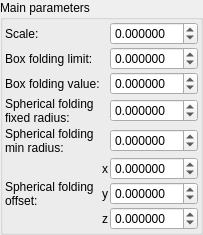
    <widget class="QGroupBox" name="groupBox">
     <property name="title">
      <string>Main parameters</string>
     </property>
     <layout class="QVBoxLayout" name="verticalLayout_2" stretch="0">
      <property name="spacing">
       <number>2</number>
      </property>
      <property name="leftMargin">
       <number>2</number>
      </property>
      <property name="topMargin">
       <number>2</number>
      </property>
      <property name="rightMargin">
       <number>2</number>
      </property>
      <property name="bottomMargin">
       <number>2</number>
      </property>
      <item>
       <layout class="QGridLayout" name="gridLayout" columnstretch="0,0,1">
        <property name="spacing">
         <number>2</number>
        </property>
        <item row="2" column="0">
         <widget class="QLabel" name="label_9">
          <property name="text">
           <string>Box folding value:</string>
          </property>
         </widget>
        </item>
        <item row="2" column="2">
         <widget class="MyDoubleSpinBox" name="spinbox_mandelbox_folding_value">
          <property name="sizePolicy">
           <sizepolicy hsizetype="Minimum" vsizetype="Maximum">
            <horstretch>0</horstretch>
            <verstretch>0</verstretch>
           </sizepolicy>
          </property>
          <property name="prefix">
           <string/>
          </property>
          <property name="suffix">
           <string/>
          </property>
          <property name="decimals">
           <number>6</number>
          </property>
          <property name="minimum">
           <double>-99.998999999999995</double>
          </property>
          <property name="maximum">
           <double>99.998999999999995</double>
          </property>
          <property name="singleStep">
           <double>0.100000000000000</double>
          </property>
         </widget>
        </item>
        <item row="5" column="0" rowspan="3">
         <widget class="QLabel" name="label_12">
          <property name="text">
           <string>Spherical folding
offset:</string>
          </property>
         </widget>
        </item>
        <item row="1" column="0">
         <widget class="QLabel" name="label_8">
          <property name="text">
           <string>Box folding limit:</string>
          </property>
         </widget>
        </item>
        <item row="7" column="1">
         <widget class="QLabel" name="label_117">
          <property name="sizePolicy">
           <sizepolicy hsizetype="Preferred" vsizetype="Preferred">
            <horstretch>0</horstretch>
            <verstretch>0</verstretch>
           </sizepolicy>
          </property>
          <property name="text">
           <string notr="true">z</string>
          </property>
          <property name="alignment">
           <set>Qt::AlignRight|Qt::AlignTrailing|Qt::AlignVCenter</set>
          </property>
         </widget>
        </item>
        <item row="3" column="2">
         <widget class="MyDoubleSpinBox" name="spinbox_mandelbox_folding_fixed_radius">
          <property name="sizePolicy">
           <sizepolicy hsizetype="Minimum" vsizetype="Maximum">
            <horstretch>0</horstretch>
            <verstretch>0</verstretch>
           </sizepolicy>
          </property>
          <property name="prefix">
           <string/>
          </property>
          <property name="suffix">
           <string/>
          </property>
          <property name="decimals">
           <number>6</number>
          </property>
          <property name="minimum">
           <double>-99.998999999999995</double>
          </property>
          <property name="maximum">
           <double>99.998999999999995</double>
          </property>
          <property name="singleStep">
           <double>0.100000000000000</double>
          </property>
         </widget>
        </item>
        <item row="0" column="0">
         <widget class="QLabel" name="label_7">
          <property name="text">
           <string>Scale:</string>
          </property>
         </widget>
        </item>
        <item row="5" column="2">
         <widget class="MyDoubleSpinBox" name="spinbox3_mandelbox_offset_x">
          <property name="sizePolicy">
           <sizepolicy hsizetype="Minimum" vsizetype="Maximum">
            <horstretch>0</horstretch>
            <verstretch>0</verstretch>
           </sizepolicy>
          </property>
          <property name="prefix">
           <string/>
          </property>
          <property name="suffix">
           <string/>
          </property>
          <property name="decimals">
           <number>6</number>
          </property>
          <property name="minimum">
           <double>-99.998999999999995</double>
          </property>
          <property name="maximum">
           <double>99.998999999999995</double>
          </property>
          <property name="singleStep">
           <double>0.100000000000000</double>
          </property>
         </widget>
        </item>
        <item row="6" column="1">
         <widget class="QLabel" name="label_116">
          <property name="sizePolicy">
           <sizepolicy hsizetype="Preferred" vsizetype="Preferred">
            <horstretch>0</horstretch>
            <verstretch>0</verstretch>
           </sizepolicy>
          </property>
          <property name="text">
           <string notr="true">y</string>
          </property>
          <property name="alignment">
           <set>Qt::AlignRight|Qt::AlignTrailing|Qt::AlignVCenter</set>
          </property>
         </widget>
        </item>
        <item row="6" column="2">
         <widget class="MyDoubleSpinBox" name="spinbox3_mandelbox_offset_y">
          <property name="sizePolicy">
           <sizepolicy hsizetype="Minimum" vsizetype="Maximum">
            <horstretch>0</horstretch>
            <verstretch>0</verstretch>
           </sizepolicy>
          </property>
          <property name="prefix">
           <string/>
          </property>
          <property name="suffix">
           <string/>
          </property>
          <property name="decimals">
           <number>6</number>
          </property>
          <property name="minimum">
           <double>-99.998999999999995</double>
          </property>
          <property name="maximum">
           <double>99.998999999999995</double>
          </property>
          <property name="singleStep">
           <double>0.100000000000000</double>
          </property>
         </widget>
        </item>
        <item row="4" column="0">
         <widget class="QLabel" name="label_11">
          <property name="text">
           <string>Spherical folding
min radius:</string>
          </property>
         </widget>
        </item>
        <item row="1" column="2">
         <widget class="MyDoubleSpinBox" name="spinbox_mandelbox_folding_limit">
          <property name="sizePolicy">
           <sizepolicy hsizetype="Minimum" vsizetype="Maximum">
            <horstretch>0</horstretch>
            <verstretch>0</verstretch>
           </sizepolicy>
          </property>
          <property name="prefix">
           <string/>
          </property>
          <property name="suffix">
           <string/>
          </property>
          <property name="decimals">
           <number>6</number>
          </property>
          <property name="minimum">
           <double>-99.998999999999995</double>
          </property>
          <property name="maximum">
           <double>99.998999999999995</double>
          </property>
          <property name="singleStep">
           <double>0.100000000000000</double>
          </property>
         </widget>
        </item>
        <item row="5" column="1">
         <widget class="QLabel" name="label_115">
          <property name="sizePolicy">
           <sizepolicy hsizetype="Preferred" vsizetype="Preferred">
            <horstretch>0</horstretch>
            <verstretch>0</verstretch>
           </sizepolicy>
          </property>
          <property name="text">
           <string notr="true">x</string>
          </property>
          <property name="alignment">
           <set>Qt::AlignRight|Qt::AlignTrailing|Qt::AlignVCenter</set>
          </property>
         </widget>
        </item>
        <item row="3" column="0">
         <widget class="QLabel" name="label_10">
          <property name="text">
           <string>Spherical folding
fixed radius:</string>
          </property>
         </widget>
        </item>
        <item row="7" column="2">
         <widget class="MyDoubleSpinBox" name="spinbox3_mandelbox_offset_z">
          <property name="sizePolicy">
           <sizepolicy hsizetype="Minimum" vsizetype="Maximum">
            <horstretch>0</horstretch>
            <verstretch>0</verstretch>
           </sizepolicy>
          </property>
          <property name="prefix">
           <string/>
          </property>
          <property name="suffix">
           <string/>
          </property>
          <property name="decimals">
           <number>6</number>
          </property>
          <property name="minimum">
           <double>-99.998999999999995</double>
          </property>
          <property name="maximum">
           <double>99.998999999999995</double>
          </property>
          <property name="singleStep">
           <double>0.100000000000000</double>
          </property>
         </widget>
        </item>
        <item row="0" column="2">
         <widget class="MyDoubleSpinBox" name="spinbox_mandelbox_scale">
          <property name="sizePolicy">
           <sizepolicy hsizetype="Minimum" vsizetype="Maximum">
            <horstretch>0</horstretch>
            <verstretch>0</verstretch>
           </sizepolicy>
          </property>
          <property name="prefix">
           <string/>
          </property>
          <property name="suffix">
           <string/>
          </property>
          <property name="decimals">
           <number>6</number>
          </property>
          <property name="minimum">
           <double>-99.998999999999995</double>
          </property>
          <property name="maximum">
           <double>99.998999999999995</double>
          </property>
          <property name="singleStep">
           <double>0.100000000000000</double>
          </property>
         </widget>
        </item>
        <item row="4" column="2">
         <widget class="MyDoubleSpinBox" name="spinbox_mandelbox_folding_min_radius">
          <property name="sizePolicy">
           <sizepolicy hsizetype="Minimum" vsizetype="Maximum">
            <horstretch>0</horstretch>
            <verstretch>0</verstretch>
           </sizepolicy>
          </property>
          <property name="prefix">
           <string/>
          </property>
          <property name="suffix">
           <string/>
          </property>
          <property name="decimals">
           <number>6</number>
          </property>
          <property name="minimum">
           <double>-99.998999999999995</double>
          </property>
          <property name="maximum">
           <double>99.998999999999995</double>
          </property>
          <property name="singleStep">
           <double>0.100000000000000</double>
          </property>
         </widget>
        </item>
       </layout>
      </item>
     </layout>
    </widget>
